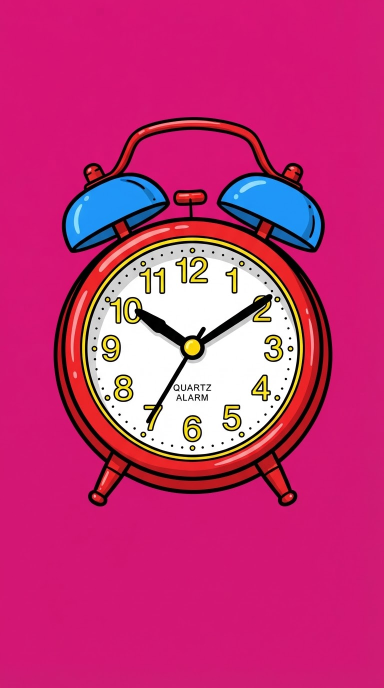
#> input picture inbox/alarm-clock__mvpp9zlm1.jpg, 768 x 1376 px (shown at 1/2 size); its folder holds only this picture in this run
$ python process_inbox.py
#> lines starting #> are read from the running program, lines starting #| are printed output that depends on the picture; after the words box and inside, x2 and y2 are one past the last pixel; in counts of white or black regions, pixels touching at a corner belong together
#!/usr/bin/env python3
"""Process every image in inbox/: magenta background -> transparent cut-out with white sticker border -> WebP in library/.
File name format in inbox:  <id>__<anything>.<jpg|png|webp>     e.g.  alarm-clock__t123_ab.jpg
"""
import io, hashlib, json, os, re, sys, time, shutil
import numpy as np
from PIL import Image
from scipy import ndimage as ndi

ROOT = os.path.dirname(os.path.dirname(os.path.abspath(__file__)))
INBOX = os.path.join(ROOT, 'inbox'); LIB = os.path.join(ROOT, 'library'); FAILED = os.path.join(INBOX, '_failed')
CATALOG = os.path.join(LIB, 'catalog.json'); WANTED = os.path.join(ROOT, 'wanted.json'); REPORT = os.path.join(LIB, 'report.json')
BORDER = 18; MAXSIDE = 1600

class Reject(Exception): pass

def cutout(im, T=70, border=BORDER):
#> called with T = 70, border = 18
    im = im.convert('RGB')
#> im is the input picture: PIL image 768x1376 RGB; mean R, G, B 196.5, 52.6, 120.1
    if max(im.size) > MAXSIDE:
        s = MAXSIDE / max(im.size); im = im.resize((round(im.width*s), round(im.height*s)), Image.LANCZOS)
    a = np.asarray(im).astype(float); h, w, _ = a.shape
#> after `h, w, _ = a.shape`: h = 1376; w = 768
    edge = np.concatenate([a[:6].reshape(-1,3), a[-6:].reshape(-1,3), a[:,:6].reshape(-1,3), a[:,-6:].reshape(-1,3)])
    bg = np.median(edge, axis=0)
#> bg = [211, 25, 116]
    if not (bg[0] > 150 and bg[1] < 110 and bg[0] - bg[1] > 80):
        raise Reject('زمینه‌ی سرخابی نیست (رنگ زمینه: %d,%d,%d)' % tuple(bg))
    if edge.std(axis=0).max() > 32:
        raise Reject('زمینه یک‌دست نیست (سایه یا گرادیان دارد)')
    dist = np.sqrt(((a - bg) ** 2).sum(2))
    lab, _ = ndi.label(dist < T)
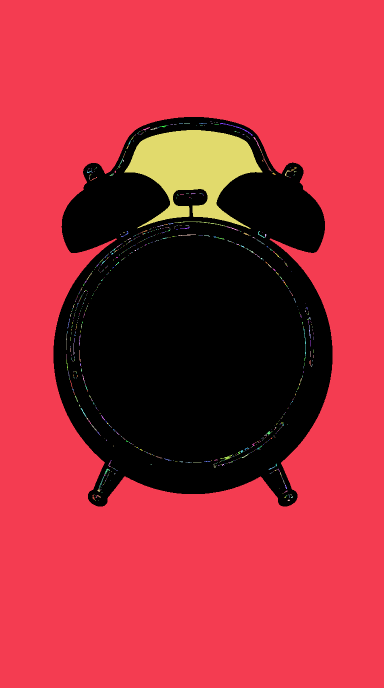
#> lab: shape (1376, 768) int32 (shown at 1/2 size); 943 distinct labels, from 0 to 942; one colour per label, 0 black
    bl = np.unique(np.concatenate([lab[0], lab[-1], lab[:,0], lab[:,-1]])); bl = bl[bl > 0]
#> after `bl = np.unique(np.concatenate([lab[0], lab[-1], lab[:, 0], lab[:, -1]]`: bl = [1]
    bgmask = np.isin(lab, bl)
#> bgmask: shape (1376, 768) bool; 68% white; 1 black region, box (x1, y1, x2, y2) and area: (107, 234, 665, 1013) 338312
    flat = dist < 30; lf, nf = ndi.label(flat)          # enclosed flat-magenta holes (handles, gaps)
#> after `flat = dist < 30`: flat: shape (1376, 768) bool; 70.4% white; 1 black region, box (x1, y1, x2, y2) and area: (106, 233, 666, 1014) 313271
#> after `lf, nf = ndi.label(flat)`:
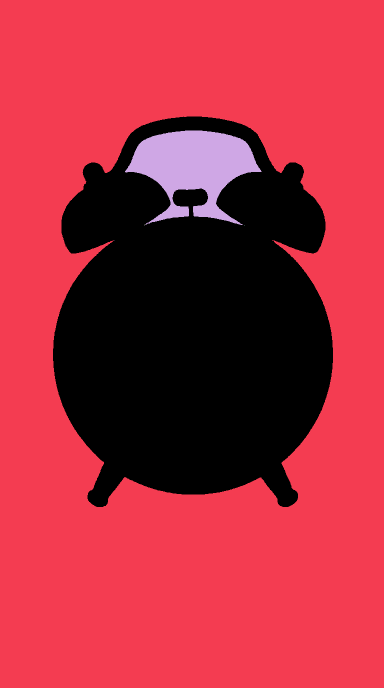
#> lf: shape (1376, 768) int32 (shown at 1/2 size); 7 distinct labels, from 0 to 6; one colour per label, 0 black
#> after `lf, nf = ndi.label(flat)`: nf = 6
    for i, sz in enumerate(ndi.sum(flat, lf, range(1, nf + 1))):
        if sz > 400: bgmask |= (lf == i + 1)
#> this loop made 6 passes
#> sz on passes 1 to 6: 715841, 27651, 2, 1, 1, 1
#> pass 2, in cutout, `if sz > 400: bgmask |= (lf == i + 1)`:
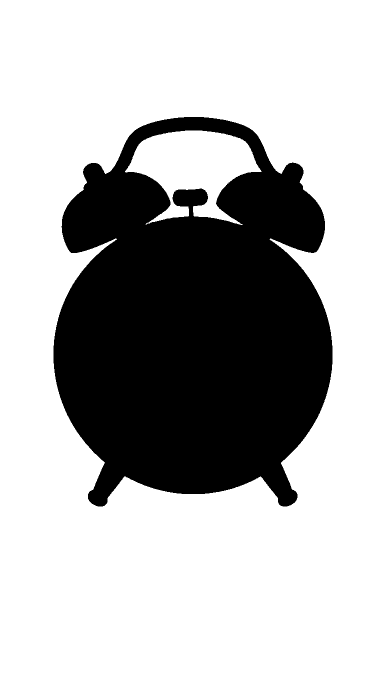
#> bgmask: shape (1376, 768) bool (shown at 1/2 size); 70.6% white; 1 black region, box (x1, y1, x2, y2) and area: (107, 234, 665, 1013) 310661
    fg = ndi.binary_opening(~bgmask, iterations=2)
#> fg: shape (1376, 768) bool; 29.4% white; 1 white region, box (x1, y1, x2, y2) and area: (107, 234, 665, 1013) 310644
    l2, n2 = ndi.label(fg)
#> n2 = 1
    if n2 > 1:
        sizes = ndi.sum(fg, l2, range(1, n2 + 1)); fg = np.isin(l2, [i + 1 for i, s in enumerate(sizes) if s > 0.002 * h * w])
    cov = fg.mean()
#> cov = 0.294
    if cov < 0.02: raise Reject('شیء پیدا نشد یا خیلی کوچک است')
    if cov > 0.80: raise Reject('شیء تمام کادر را گرفته؛ حاشیه‌ی بیشتری لازم است')
    if fg[:3].any() or fg[-3:].any() or fg[:, :3].any() or fg[:, -3:].any():
        raise Reject('شیء از لبه‌ی کادر بیرون زده یا بریده شده')
    alpha = ndi.gaussian_filter(fg.astype(float), 1.2)
    eroded = ndi.binary_erosion(fg, iterations=3)
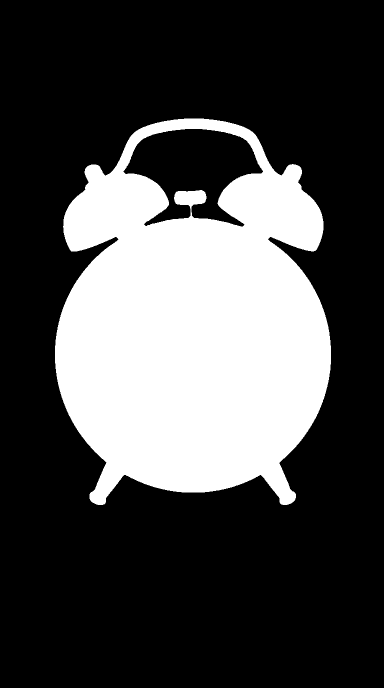
#> eroded: shape (1376, 768) bool (shown at 1/2 size); 28.4% white; 1 white region, box (x1, y1, x2, y2) and area: (110, 237, 662, 1010) 299817
    idx = ndi.distance_transform_edt(~eroded, return_indices=True)[1]
    rgb = np.where(((fg & ~eroded) & (dist < 140))[..., None], a[idx[0], idx[1]], a)
    ys, xs = np.where(fg); pad = border + 8
    y0, x0 = max(0, ys.min() - pad), max(0, xs.min() - pad); y1, x1 = min(h, ys.max() + pad), min(w, xs.max() + pad)
#> after `y0, x0 = (max(0, ys.min() - pad), max(0, xs.min() - pad))`: y0 = 208; x0 = 81
#> after `y1, x1 = (min(h, ys.max() + pad), min(w, xs.max() + pad))`: y1 = 1038; x1 = 690
    rgb, alpha, fgc = rgb[y0:y1, x0:x1], alpha[y0:y1, x0:x1], fg[y0:y1, x0:x1]
#> rgb: shape (830, 609, 3) float64
#> alpha: shape (830, 609) float64
#> fgc: shape (830, 609) bool; 61.5% white; 2 black regions, box (x1, y1, x2, y2) and area: (0, 0, 609, 830) 167163, (169, 53, 442, 242) 27663
    dt = ndi.distance_transform_edt(~fgc)
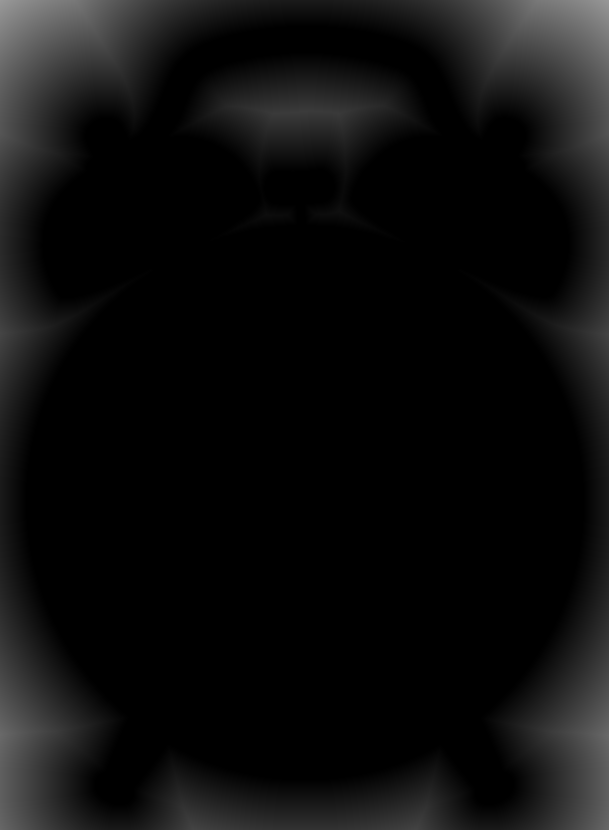
#> dt: shape (830, 609) float64; min 0, max 153.2, mean 13.9
    outer = ndi.gaussian_filter(np.clip(border + 1 - dt, 0, 1), .8)
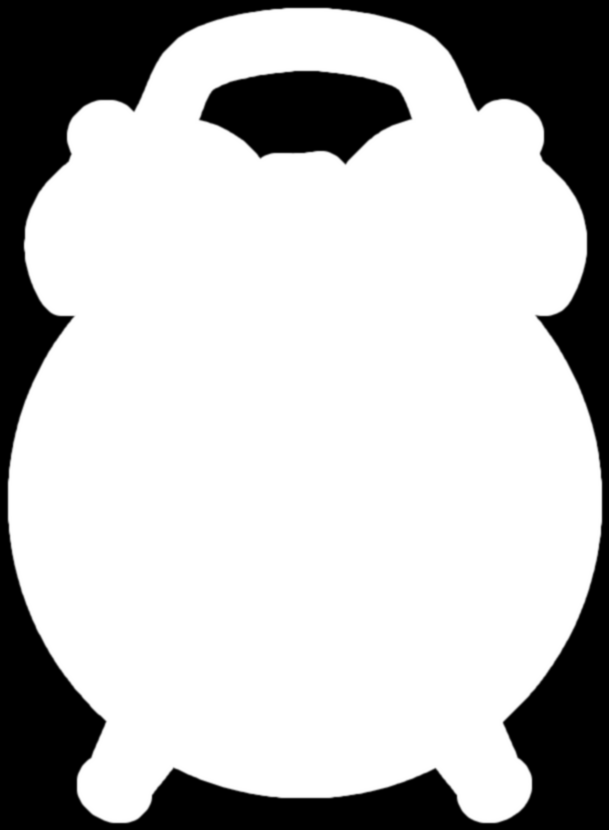
#> outer: shape (830, 609) float64; min 0, max 1, mean 0.743
    A = alpha[..., None]
    out = np.zeros(fgc.shape + (4,), float)
    out[..., :3] = rgb * A + 255 * (1 - A); out[..., 3] = np.maximum(outer, alpha) * 255
#> after `out[..., 3] = np.maximum(outer, alpha) * 255`:
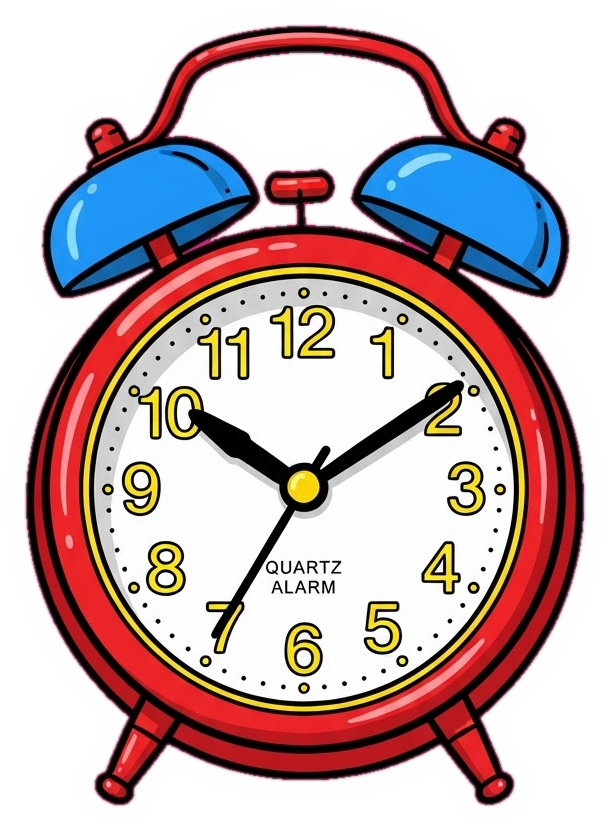
#> out: shape (830, 609, 4) float64; mean R, G, B, A 195.4, 176, 177.4, 189.4; transparent parts drawn white
    return Image.fromarray(out.astype(np.uint8), 'RGBA')

def load_json(p, default):
    try: return json.load(open(p, encoding='utf8'))
    except Exception: return default

class Dup(Exception): pass

def main():
    os.makedirs(LIB, exist_ok=True); os.makedirs(FAILED, exist_ok=True)
    cat = load_json(CATALOG, {'items': {}}); items = cat['items']
    wanted = {w['id']: w for w in load_json(WANTED, [])}
    rep = load_json(REPORT, {'runs': []})
    ok, bad = [], []
    files = sorted(f for f in os.listdir(INBOX) if os.path.isfile(os.path.join(INBOX, f)) and not f.startswith('.'))
    for f in files:
        src = os.path.join(INBOX, f)
        m = re.match(r'^([a-z0-9-]+)__(.+)\.(jpg|jpeg|png|webp)$', f, re.I)
        try:
            if not m: raise Reject('اسم فایل درست نیست (باید id__چیزی.jpg باشد)')
            iid = m.group(1).lower()
            im = cutout(Image.open(src))
            n = 1 + max([int(x.group(1)) for x in (re.match(re.escape(iid) + r'__(\d+)\.webp$', g) for g in os.listdir(LIB)) if x] + [0])
            name = f'{iid}__{n}.webp'
            buf = io.BytesIO(); im.save(buf, 'WEBP', quality=92, method=6); data = buf.getvalue()
            h = hashlib.md5(data).hexdigest()
            for v in items.get(iid, {}).get('variants', []):
                if os.path.exists(os.path.join(LIB, v)) and hashlib.md5(open(os.path.join(LIB, v), 'rb').read()).hexdigest() == h:
                    raise Dup(v)
            open(os.path.join(LIB, name), 'wb').write(data)
            it = items.setdefault(iid, {'id': iid, 'en': wanted.get(iid, {}).get('en', iid.replace('-', ' ')), 'fa': wanted.get(iid, {}).get('fa', ''), 'tags': wanted.get(iid, {}).get('tags', []), 'has_text_in_image': False, 'variants': []})
            it['variants'].append(name)
            os.remove(src); ok.append({'file': f, 'id': iid, 'saved': name, 'kb': round(os.path.getsize(os.path.join(LIB, name)) / 1024)})
        except Dup as d:
            os.remove(src); bad.append({'file': f, 'reason': 'تکراری بود (همین تصویر قبلاً ذخیره شده: %s)' % d})
        except Exception as e:
            reason = str(e) if isinstance(e, Reject) else 'خطا در خواندن تصویر: %s' % e
            shutil.move(src, os.path.join(FAILED, f)); bad.append({'file': f, 'reason': reason})
    cat['items'] = dict(sorted(items.items()))
    json.dump(cat, open(CATALOG, 'w', encoding='utf8'), ensure_ascii=False, indent=1)
    if ok or bad:
        rep['runs'] = (rep['runs'] + [{'time': time.strftime('%Y-%m-%d %H:%M:%S UTC', time.gmtime()), 'ok': ok, 'failed': bad}])[-40:]
        json.dump(rep, open(REPORT, 'w', encoding='utf8'), ensure_ascii=False, indent=1)
    print(json.dumps({'ok': len(ok), 'failed': bad}, ensure_ascii=False))

if __name__ == '__main__': main()

$ run again, on inbox/battery-empty__mvps03kt1.jpg
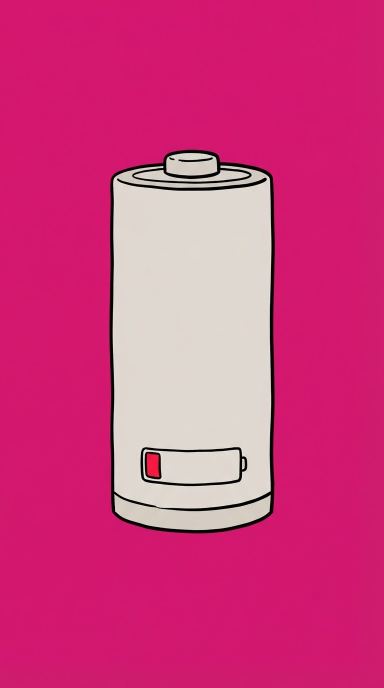
#> input picture inbox/battery-empty__mvps03kt1.jpg, 768 x 1376 px (shown at 1/2 size)
#> in cutout, im is the input picture: PIL image 768x1376 RGB; mean R, G, B 208.6, 62.4, 128
#> bg = [210, 27, 110]
#> in cutout, `lab, _ = ndi.label(dist < T)`:
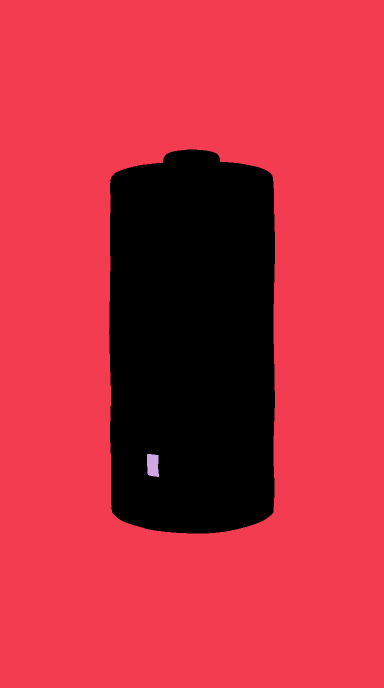
#> lab: shape (1376, 768) int32 (shown at 1/2 size); 3 distinct labels, from 0 to 2; one colour per label, 0 black
#> bl = [1]
#> bgmask: shape (1376, 768) bool; 77.3% white; 1 black region, box (x1, y1, x2, y2) and area: (218, 299, 550, 1067) 240287
#> flat: shape (1376, 768) bool; 77.1% white; 1 black region, box (x1, y1, x2, y2) and area: (217, 298, 551, 1068) 242044
#> nf = 1
#> the loop in cutout, `for i, sz in enumerate(ndi.sum(flat, lf, range(1, nf + 1))):` made 1 pass
#> sz on pass 1: 814724
#> cov = 0.227
#> eroded: shape (1376, 768) bool; 22.2% white; 1 white region, box (x1, y1, x2, y2) and area: (221, 302, 547, 1064) 234275
#> y0 = 273; x0 = 192
#> y1 = 1092; x1 = 575
#> fgc: shape (819, 383) bool; 76.6% white; 1 black region, box (x1, y1, x2, y2) and area: (0, 0, 383, 819) 73390
#> in cutout, `out[..., 3] = np.maximum(outer, alpha) * 255`:
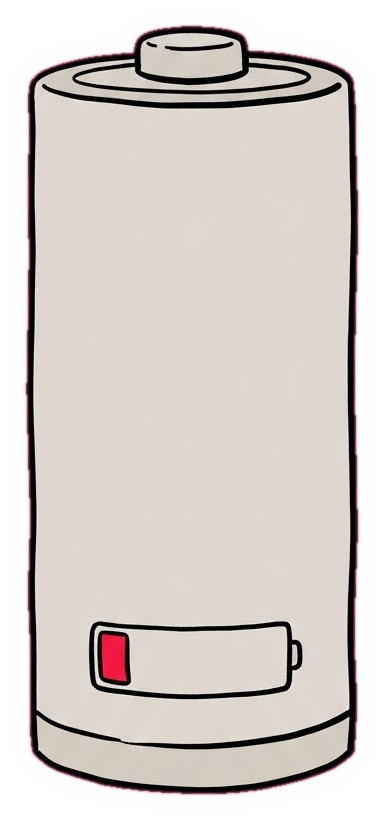
#> out: shape (819, 383, 4) float64; mean R, G, B, A 214.6, 207.7, 202.6, 226.3; transparent parts drawn white

$ run again, on inbox/battery-empty__mvps06602.jpg
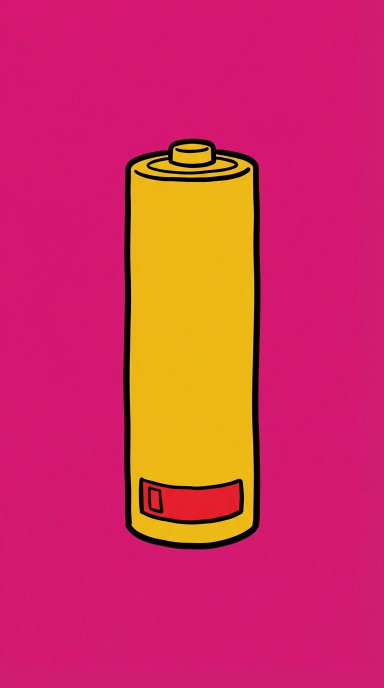
#> input picture inbox/battery-empty__mvps06602.jpg, 768 x 1376 px (shown at 1/2 size)
#> in cutout, im is the input picture: PIL image 768x1376 RGB; mean R, G, B 209, 48.7, 95.4
#> bg = [210, 27, 113]
#> lab: shape (1376, 768) int32; 37 distinct labels, from 0 to 36
#> bl = [1]
#> bgmask: shape (1376, 768) bool; 79.8% white; 1 black region, box (x1, y1, x2, y2) and area: (246, 277, 521, 1099) 213762
#> flat: shape (1376, 768) bool; 79.6% white; 1 black region, box (x1, y1, x2, y2) and area: (245, 276, 522, 1101) 215496
#> nf = 1
#> the loop in cutout, `for i, sz in enumerate(ndi.sum(flat, lf, range(1, nf + 1))):` made 1 pass
#> sz on pass 1: 841272
#> cov = 0.202
#> eroded: shape (1376, 768) bool; 19.7% white; 1 white region, box (x1, y1, x2, y2) and area: (249, 280, 518, 1096) 207771
#> y0 = 251; x0 = 220
#> y1 = 1124; x1 = 546
#> fgc: shape (873, 326) bool; 75.1% white; 1 black region, box (x1, y1, x2, y2) and area: (0, 0, 326, 873) 70836
#> in cutout, `out[..., 3] = np.maximum(outer, alpha) * 255`:
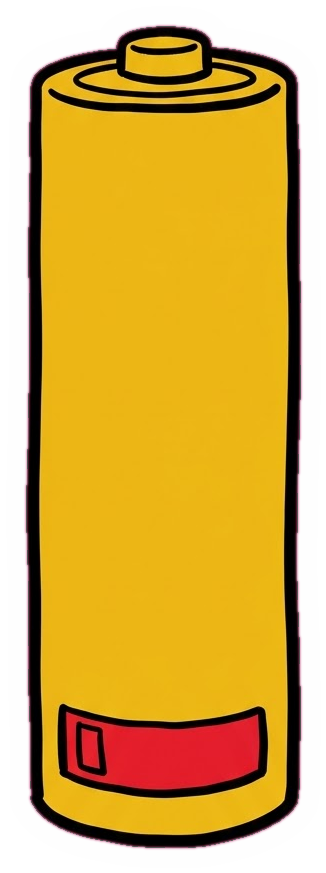
#> out: shape (873, 326, 4) float64; mean R, G, B, A 213.2, 173.2, 80.3, 225.6; transparent parts drawn white
